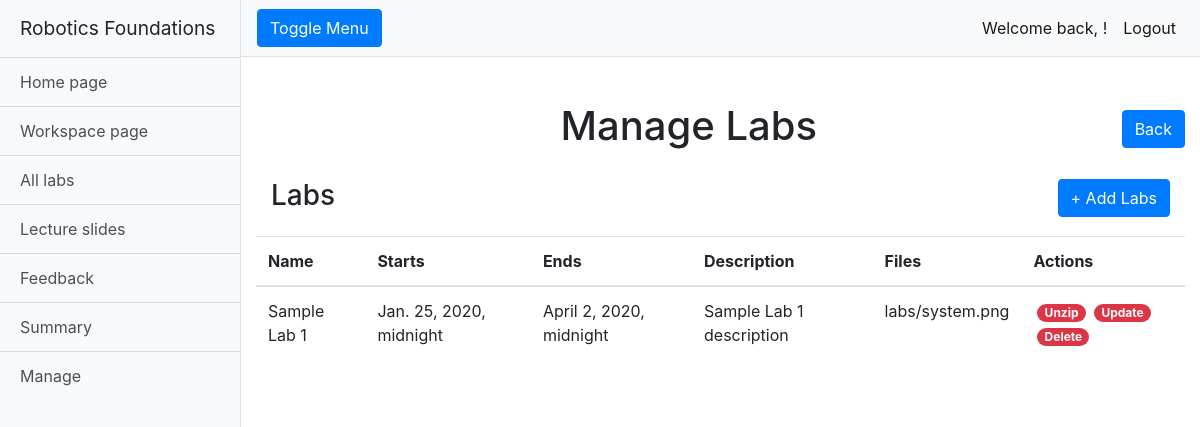
Before: /rfwa/manage_labs/ (signed in) with the older database file.
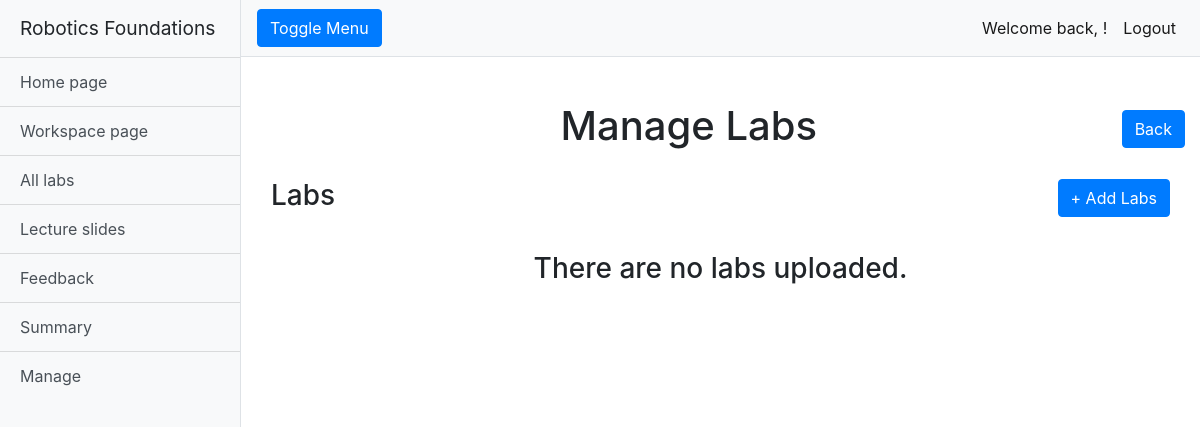
After: the same page with the newer database file.
### rfwa/models.py (models this page shows, shortened)
class Lab(models.Model):
    name = models.CharField(max_length=128)
    description = models.TextField(max_length=2048)
    open_Date = models.DateTimeField(timezone.now())
    close_Date = models.DateTimeField(timezone.now())
    lab_Files = models.FileField(upload_to='labs/')
    slug = models.SlugField(primary_key=True, blank=True)

### rfwa/views.py (the view)
# urls.py: path("manage_labs/", views.manage_labs, name="manage_labs"),
@login_required
def manage_labs(request):
    if request.user.is_superuser:
        labs = Lab.objects.order_by('open_Date')
    return render(request, "rfwa/manage_labs.html", {'labs': labs})

### templates/rfwa/manage_labs.html (shortened to what this page needs)
{% extends "rfwa/base.html" %}
{% load static %}
{% block extra_head %}
<link href="{% static 'css/manage_page.css' %}" rel="stylesheet">
{% endblock %}
{% block body_block %}
{% if user.is_superuser %}
<div class="container-fluid">
    <div class="row">
        <h1 class="col-12 text-center mt-4">Manage Labs <a class="rightside" href="/rfwa/manage/"><button type="button"
                    class="btn btn-primary">Back</button></a></h1>
    </div>
    <div class="table-group">
        <div class="title-group">
            <h1 class="col-12 text-left table-header">Labs
                <a class="rightside" href="{% url 'add_lab'%}"><button type="button" class="btn btn-primary">+ Add
                        Labs</button></a>
            </h1>
        </div>
        <table class="table table-hover">
            {% if labs %}
            <thead>
                <tr>
                    <th scope="col">Name</th>
                    <th scope="col">Starts</th>
                    <th scope="col">Ends</th>
                    <th scope="col">Description</th>
                    <th scope="col">Files</th>
                    <th scope="col">Actions</th>
                </tr>
            </thead>
            {% for lab in labs %}
            <tbody>
                <tr>
                    <td>{{lab.name}}</td>
                    <td>{{lab.open_Date}}</td>
                    <td>{{lab.close_Date}}</td>
                    <td>{{lab.description}}</td>
                    <td>{{lab.lab_Files}}</td>
                    <td>
                        <a class="btn-link text-white badge badge-danger badge-pill ml-1"
                            href="{% url  'unzip_lab' lab.slug %}">Unzip</a>
                        <a class="btn-link text-white badge badge-danger badge-pill ml-1"
                            href="{% url  'update_lab' lab.slug %}">Update</a>
                        <a class="btn-link text-white badge badge-danger badge-pill ml-1"
                            href="{% url  'delete_lab' lab.slug %}">Delete</a>
                    </td>
                </tr>
            </tbody>
            {% endfor %}
            {% else %}
            <h3 class="text-center mt-3">There are no labs uploaded.</h3>
            {% endif %}
        </table>
    </div>
</div>
{% endif %}
{% endblock %}

Changed rows visible on the page:
removed Lab: name "Sample Lab 1", open_Date "Jan. 25, 2020, midnight", close_Date "April 2, 2020, midnight", description "Sample Lab 1 description", lab_Files "labs/system.png"
Other visible differences:
text no longer shown: "Name Starts Ends Description Files Actions"
text now shown: "There are no labs uploaded."
